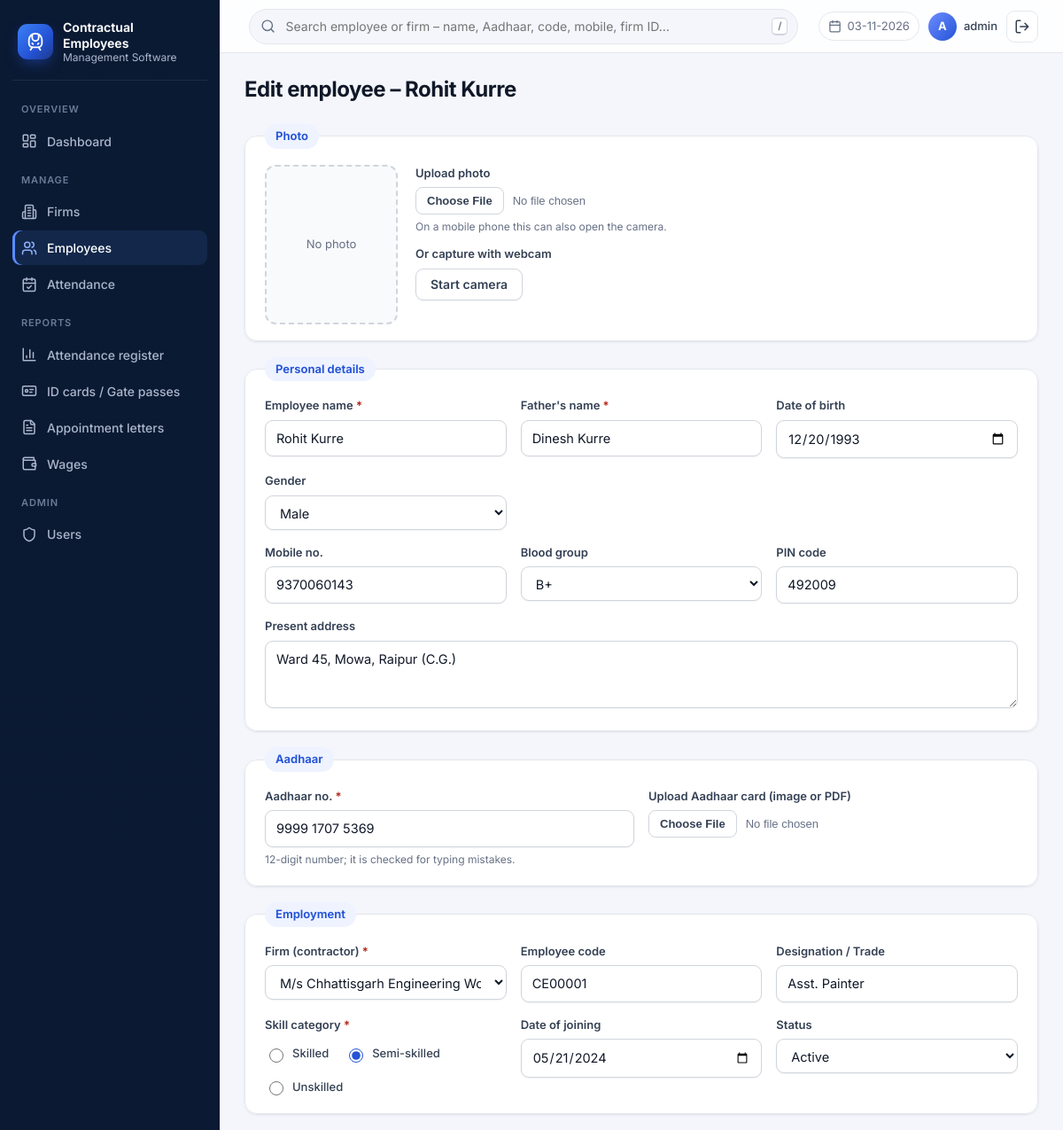
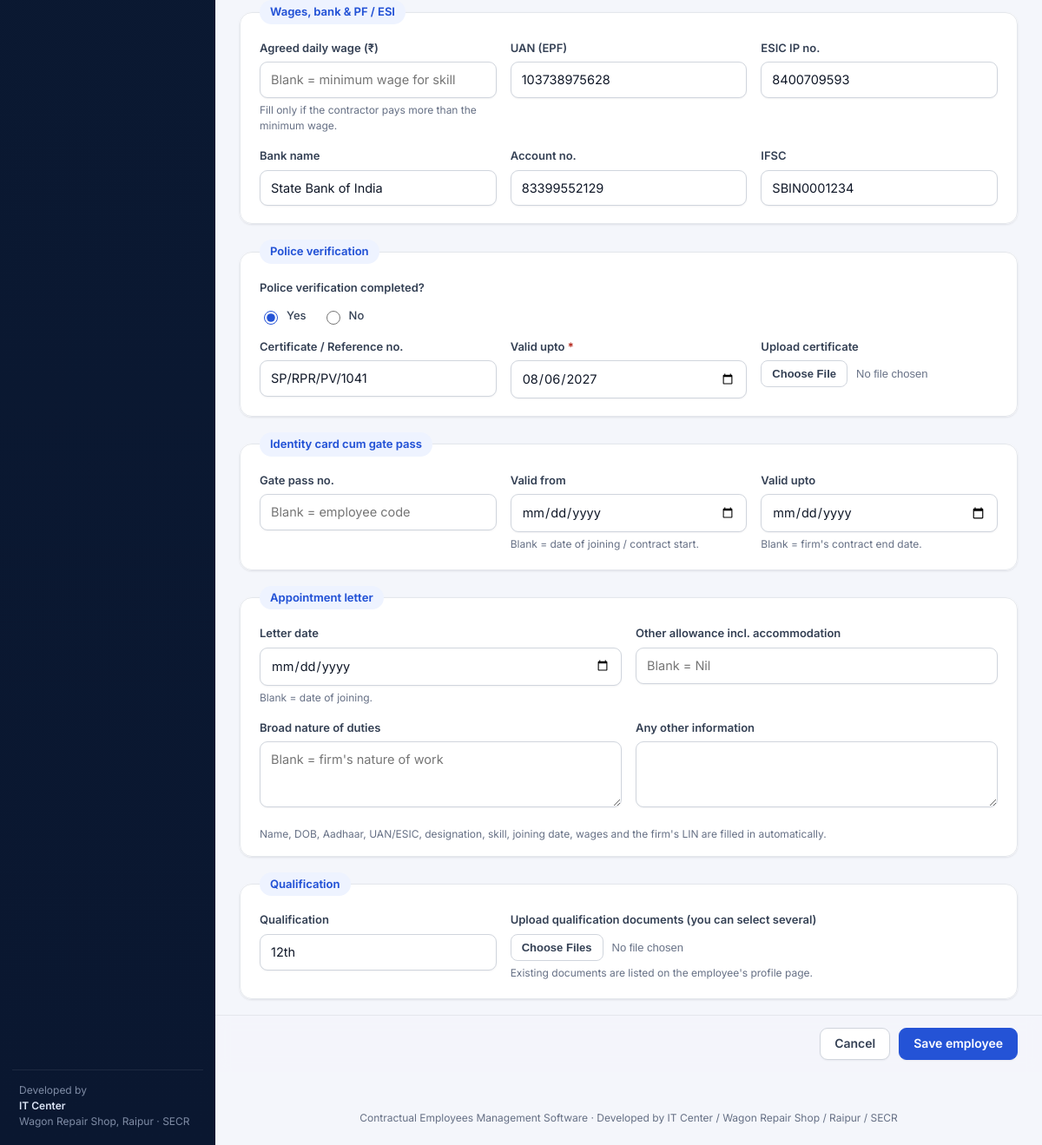
The page /employees/257/edit (signed in) on the database its author committed (2 pictures, top to bottom).
### tables this page shows
CREATE TABLE employees (
    id INTEGER PRIMARY KEY AUTOINCREMENT,
    firm_id INTEGER NOT NULL REFERENCES firms(id),
    emp_code TEXT UNIQUE,
    name TEXT NOT NULL,
    father_name TEXT,
    dob TEXT,
    gender TEXT,
    aadhaar_no TEXT UNIQUE,
    aadhaar_file TEXT,
    photo_file TEXT,
    mobile TEXT,
    address TEXT,
    pv_done INTEGER DEFAULT 0,
    pv_cert_no TEXT,
    pv_valid_upto TEXT,
    pv_file TEXT,
    qualification TEXT,
    skill_category TEXT,
    designation TEXT,
    date_of_joining TEXT,
    status TEXT DEFAULT 'Active',
    created_at TEXT DEFAULT CURRENT_TIMESTAMP,
    updated_at TEXT DEFAULT CURRENT_TIMESTAMP
, uan_no TEXT, esic_no TEXT, bank_name TEXT, bank_account TEXT, ifsc TEXT, daily_wage REAL, blood_group TEXT, pincode TEXT, gate_pass_no TEXT, gp_valid_from TEXT, gp_valid_upto TEXT, appt_date TEXT, appt_other_allowance TEXT, appt_duties TEXT, appt_other_info TEXT);

### app.py (the view, shortened to what this page needs)
@app.route("/employees/new", methods=["GET", "POST"])
@app.route("/employees/<int:emp_id>/edit", methods=["GET", "POST"])
@login_required
def employee_form(emp_id=None):
    db = get_db()
    emp = None
    if emp_id:
        emp = db.execute("SELECT * FROM employees WHERE id=?", (emp_id,)).fetchone() or abort(404)
    firm_list = db.execute("SELECT id, name FROM firms WHERE status='Active' OR id=? ORDER BY name",
                           (emp["firm_id"] if emp else 0,)).fetchall()
    preset = {"firm_id": request.args.get("firm_id")} if not emp else emp
    return render_template("employee_form.html", emp=preset, firms=firm_list, editing=bool(emp))

### app.py (called while the page is built)
def get_db():
    if "db" not in g:
        g.db = sqlite3.connect(DB_PATH)
        g.db.row_factory = sqlite3.Row
        g.db.execute("PRAGMA foreign_keys = ON")
    return g.db

def parse_date(value):
    try:
        return datetime.strptime(value, "%Y-%m-%d").date()
    except (TypeError, ValueError):
        return None

@app.template_filter("fmt_aadhaar")
def fmt_aadhaar(number):
    if not number:
        return "-"
    return " ".join(number[i:i + 4] for i in range(0, 12, 4))

@app.template_filter("dmy")
def dmy(value):
    d = parse_date(value) if isinstance(value, str) else value
    return d.strftime("%d-%m-%Y") if d else "-"

def icon(name, size=18):
    return Markup(f'<svg class="icon" width="{size}" height="{size}" viewBox="0 0 24 24" fill="none" '
                  f'stroke="currentColor" stroke-width="2" stroke-linecap="round" stroke-linejoin="round" '
                  f'aria-hidden="true">{_ICONS[name]}</svg>')

def login_required(view):
    @wraps(view)
    def wrapped(*args, **kwargs):
        if not session.get("user_id"):
            return redirect(url_for("login", next=request.path))
        return view(*args, **kwargs)
    return wrapped

@app.before_request
def guard():
    if request.endpoint == "static":
        return
    has_user = get_db().execute("SELECT 1 FROM users LIMIT 1").fetchone()
    if not has_user and request.endpoint != "setup":
        return redirect(url_for("setup"))
    if request.method == "POST":
        token = request.form.get("csrf_token")
        if not token or token != session.get("csrf_token"):
            abort(400, "Form expired. Please go back, reload the page and try again.")

@app.context_processor
def inject_csrf():
    if "csrf_token" not in session:
        session["csrf_token"] = secrets.token_hex(16)
    return {"csrf_token": session["csrf_token"], "today": date.today().isoformat()}

### templates/employee_form.html (shortened to what this page needs)
{% extends "base.html" %}
{% block content %}
<div class="page-head"><h1>{{ 'Edit employee – ' ~ emp.name if editing else 'Register new contractual employee' }}</h1></div>
<form method="post" enctype="multipart/form-data" id="empForm">
  <fieldset>
    <legend>Photo</legend>
    <div class="photo-box" style="margin-bottom:14px">
      <div class="photo-preview" id="preview">
        {% if emp.photo_file %}<img src="{{ url_for('files', rel_path=emp.photo_file) }}" alt="Current photo">{% else %}No photo{% endif %}
      </div>
      <div class="camera-controls">
        <div>
          <label>Upload photo</label>
          <input type="file" name="photo_file" id="photo_file" accept="image/*">
          <div class="hint">On a mobile phone this can also open the camera.</div>
        </div>
        <div>
          <label>Or capture with webcam</label>
          <button type="button" class="btn secondary" id="camStart">Start camera</button>
        </div>
      </div>
    </div>
  </fieldset>
  <fieldset>
    <legend>Personal details</legend>
    <div class="row">
      <div><label>Employee name <span class="req">*</span></label><input type="text" name="name" value="{{ emp.name or '' }}" required></div>
      <div><label>Father's name <span class="req">*</span></label><input type="text" name="father_name" value="{{ emp.father_name or '' }}" required></div>
      <div><label>Date of birth</label><input type="date" name="dob" value="{{ emp.dob or '' }}" max="{{ today }}"></div>
      <div><label>Gender</label>
        <select name="gender"><option value="">-</option>{% for g in ['Male', 'Female', 'Other'] %}<option {{ 'selected' if emp.gender == g }}>{{ g }}</option>{% endfor %}</select></div>
    </div>
    <div class="row">
      <div><label>Mobile no.</label><input type="tel" name="mobile" value="{{ emp.mobile or '' }}" pattern="[6-9][0-9]{9}" maxlength="10" title="10-digit mobile number"></div>
      <div><label>Blood group</label>
        <select name="blood_group"><option value="">-</option>{% for b in BLOOD_GROUPS %}<option {{ 'selected' if emp.blood_group == b }}>{{ b }}</option>{% endfor %}</select></div>
      <div><label>PIN code</label><input type="text" name="pincode" value="{{ emp.pincode or '' }}" inputmode="numeric" maxlength="6" pattern="[0-9]{6}" title="6-digit PIN code"></div>
    </div>
    <div class="row">
      <div><label>Present address</label><textarea name="address">{{ emp.address or '' }}</textarea></div>
    </div>
  </fieldset>
  <fieldset>
    <legend>Aadhaar</legend>
    <div class="row">
      <div><label>Aadhaar no. <span class="req">*</span></label>
        <input type="text" name="aadhaar_no" value="{{ emp.aadhaar_no | fmt_aadhaar if emp.aadhaar_no else '' }}" required inputmode="numeric" maxlength="14" placeholder="1234 5678 9012" id="aadhaar">
        <div class="hint">12-digit number; it is checked for typing mistakes.</div></div>
      <div><label>Upload Aadhaar card (image or PDF)</label><input type="file" name="aadhaar_file" accept="image/*,.pdf">
        {% if emp.aadhaar_file %}<div class="hint">Already uploaded – <a href="{{ url_for('files', rel_path=emp.aadhaar_file) }}" target="_blank">view</a>. Choose a file only to replace it.</div>{% endif %}</div>
    </div>
  </fieldset>
  <fieldset>
    <legend>Employment</legend>
    <div class="row">
      <div><label>Firm (contractor) <span class="req">*</span></label>
        <select name="firm_id" required><option value="">-- Select firm --</option>
          {% for f in firms %}<option value="{{ f.id }}" {{ 'selected' if emp.firm_id|string == f.id|string }}>{{ f.name }}</option>{% endfor %}</select></div>
      <div><label>Employee code</label><input type="text" name="emp_code" value="{{ emp.emp_code or '' }}" placeholder="Auto (CE00001) if left blank"></div>
      <div><label>Designation / Trade</label><input type="text" name="designation" value="{{ emp.designation or '' }}" placeholder="e.g. Fitter, Welder, Helper" list="trades">
        <datalist id="trades">{% for t in ['Fitter', 'Welder', 'Electrician', 'Machinist', 'Painter', 'Carpenter', 'Helper', 'Khalasi', 'Sweeper', 'Driver', 'Supervisor'] %}<option>{{ t }}</option>{% endfor %}</datalist></div>
    </div>
    <div class="row">
      <div><label>Skill category <span class="req">*</span></label>
        <div class="radio-group">{% for s in SKILL_CATEGORIES %}
          <label><input type="radio" name="skill_category" value="{{ s }}" {{ 'checked' if emp.skill_category == s }} required> {{ s }}</label>{% endfor %}</div></div>
      <div><label>Date of joining</label><input type="date" name="date_of_joining" value="{{ emp.date_of_joining or '' }}"></div>
      <div><label>Status</label>
        <select name="status">{% for s in ['Active', 'Inactive'] %}<option {{ 'selected' if emp.status == s }}>{{ s }}</option>{% endfor %}</select></div>
    </div>
  </fieldset>
  <fieldset>
    <legend>Wages, bank &amp; PF / ESI</legend>
    <div class="row">
      <div><label>Agreed daily wage (₹)</label><input type="number" step="0.01" min="0" name="daily_wage" value="{{ emp.daily_wage or '' }}" placeholder="Blank = minimum wage for skill">
        <div class="hint">Fill only if the contractor pays more than the minimum wage.</div></div>
      <div><label>UAN (EPF)</label><input type="text" name="uan_no" value="{{ emp.uan_no or '' }}" inputmode="numeric" maxlength="12"></div>
      <div><label>ESIC IP no.</label><input type="text" name="esic_no" value="{{ emp.esic_no or '' }}" inputmode="numeric" maxlength="17"></div>
    </div>
    <div class="row">
      <div><label>Bank name</label><input type="text" name="bank_name" value="{{ emp.bank_name or '' }}"></div>
      <div><label>Account no.</label><input type="text" name="bank_account" value="{{ emp.bank_account or '' }}" inputmode="numeric" maxlength="18"></div>
      <div><label>IFSC</label><input type="text" name="ifsc" value="{{ emp.ifsc or '' }}" maxlength="11" style="text-transform:uppercase"></div>
    </div>
  </fieldset>
  <fieldset>
    <legend>Police verification</legend>
    <div class="row">
      <div><label>Police verification completed?</label>
        <div class="radio-group">
          <label><input type="radio" name="pv_done" value="1" {{ 'checked' if emp.pv_done }}> Yes</label>
          <label><input type="radio" name="pv_done" value="0" {{ 'checked' if not emp.pv_done }}> No</label>
        </div></div>
    </div>
    <div class="row" id="pvFields">
      <div><label>Certificate / Reference no.</label><input type="text" name="pv_cert_no" value="{{ emp.pv_cert_no or '' }}"></div>
      <div><label>Valid upto <span class="req">*</span></label><input type="date" name="pv_valid_upto" id="pv_valid_upto" value="{{ emp.pv_valid_upto or '' }}"></div>
      <div><label>Upload certificate</label><input type="file" name="pv_file" accept="image/*,.pdf">
        {% if emp.pv_file %}<div class="hint">Already uploaded – <a href="{{ url_for('files', rel_path=emp.pv_file) }}" target="_blank">view</a></div>{% endif %}</div>
    </div>
  </fieldset>
  <fieldset>
    <legend>Identity card cum gate pass</legend>
    <div class="row">
      <div><label>Gate pass no.</label><input type="text" name="gate_pass_no" value="{{ emp.gate_pass_no or '' }}" placeholder="Blank = employee code"></div>
      <div><label>Valid from</label><input type="date" name="gp_valid_from" value="{{ emp.gp_valid_from or '' }}">
        <div class="hint">Blank = date of joining / contract start.</div></div>
      <div><label>Valid upto</label><input type="date" name="gp_valid_upto" value="{{ emp.gp_valid_upto or '' }}">
        <div class="hint">Blank = firm's contract end date.</div></div>
    </div>
  </fieldset>
  <fieldset>
    <legend>Appointment letter</legend>
    <div class="row">
      <div><label>Letter date</label><input type="date" name="appt_date" value="{{ emp.appt_date or '' }}">
        <div class="hint">Blank = date of joining.</div></div>
      <div><label>Other allowance incl. accommodation</label><input type="text" name="appt_other_allowance" value="{{ emp.appt_other_allowance or '' }}" placeholder="Blank = Nil"></div>
    </div>
    <div class="row">
      <div><label>Broad nature of duties</label><textarea name="appt_duties" placeholder="Blank = firm's nature of work">{{ emp.appt_duties or '' }}</textarea></div>
      <div><label>Any other information</label><textarea name="appt_other_info">{{ emp.appt_other_info or '' }}</textarea></div>
    </div>
    <p class="hint">Name, DOB, Aadhaar, UAN/ESIC, designation, skill, joining date, wages and the firm's LIN are filled in automatically.</p>
  </fieldset>
  <fieldset>
    <legend>Qualification</legend>
    <div class="row">
      <div><label>Qualification</label><input type="text" name="qualification" value="{{ emp.qualification or '' }}" list="quals" placeholder="e.g. 10th, ITI (Fitter)">
        <datalist id="quals">{% for q in ['Below 8th', '8th', '10th', '12th', 'ITI', 'Diploma', 'Graduate', 'Post Graduate'] %}<option>{{ q }}</option>{% endfor %}</datalist></div>
      <div style="grid-column: span 2"><label>Upload qualification documents (you can select several)</label>
        <input type="file" name="qual_files" multiple accept="image/*,.pdf">
        {% if editing %}<div class="hint">Existing documents are listed on the employee's profile page.</div>{% endif %}</div>
    </div>
  </fieldset>
  <div class="sticky-save">
    <a class="btn secondary" href="{{ url_for('employee_view', emp_id=emp.id) if editing else url_for('employees') }}">Cancel</a>
    <button class="btn">Save employee</button>
  </div>
</form>
{% endblock %}

### rows shown on the page
employees: name "Edit employee – Rohit Kurre", name "Rohit Kurre", father_name "Dinesh Kurre", dob "12/20/1993", mobile "9370060143", pincode "492009", address "Ward 45, Mowa, Raipur (C.G.)", aadhaar_no "9999 1707 5369", emp_code "CE00001", designation "Asst. Painter", date_of_joining "05/21/2024", uan_no "103738975628", esic_no "8400709593", bank_name "State Bank of India", bank_account "83399552129", ifsc "SBIN0001234", pv_cert_no "SP/RPR/PV/1041", pv_valid_upto "08/06/2027", qualification "12th"

### other values the page prints
{{ session.username[:1] | upper }} "A"
{{ session.username }} "admin"
{{ s }} "Skilled" "Semi-skilled" "Unskilled"
{{ APP_NAME }} "Contractual Employees Management Software"
{{ DEVELOPED_BY }} "IT Center / Wagon Repair Shop / Raipur / SECR"
form field gender "Male"
form field blood_group "B+"
form field firm_id "M/s Chhattisgarh Engineering Works"
form field status "Active"
